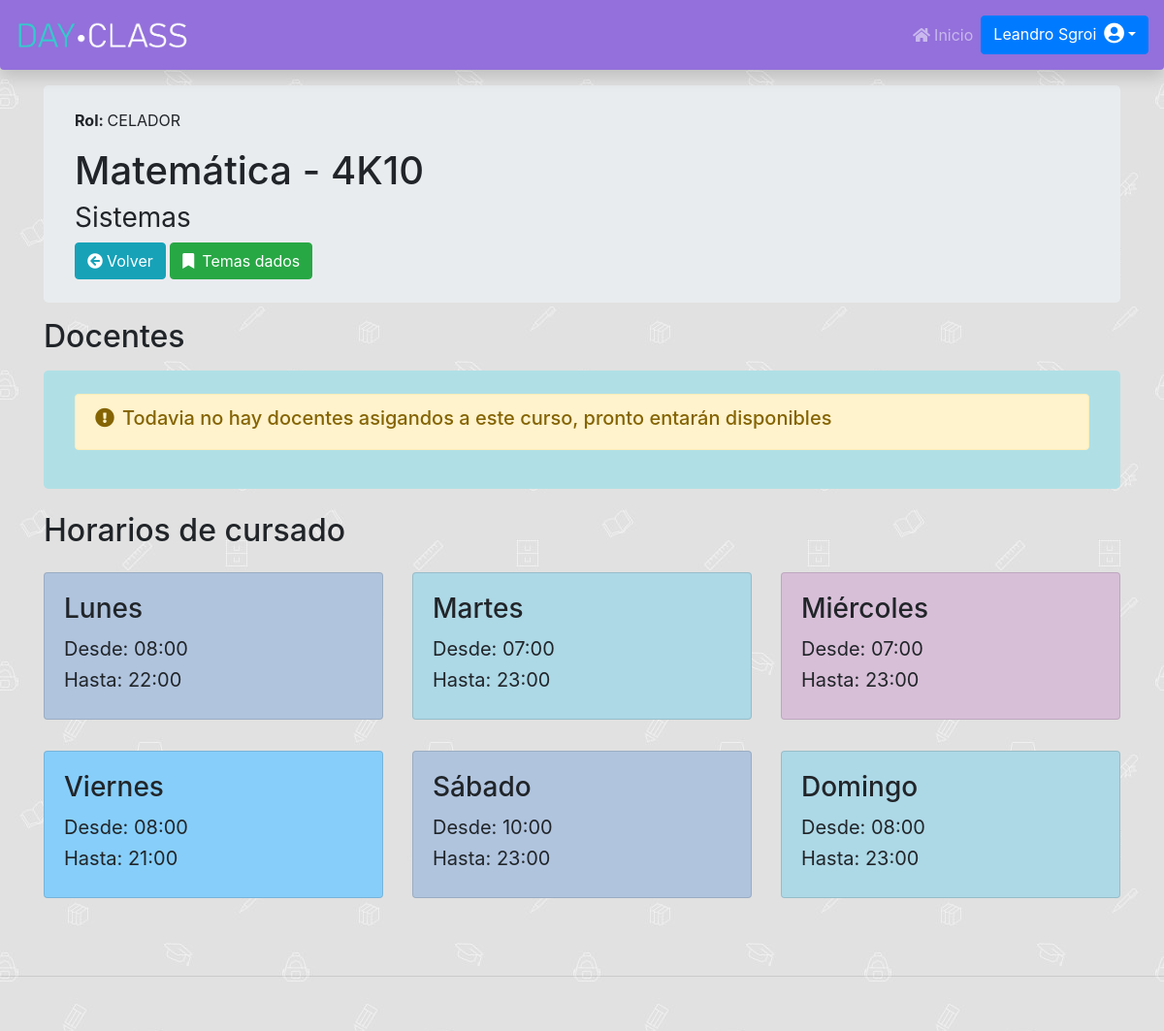
Screenshot of /Alumno/cursoInfo.php?id_curso=20 (signed in) with the database file from the repository.
### tables this page shows
CREATE TABLE `permiso` (
  `id` int(11) NOT NULL AUTO_INCREMENT,
  `fechaDesdePer` date DEFAULT NULL,
  `fechaHastaPer` date DEFAULT NULL,
  `nombrePermiso` varchar(255) DEFAULT NULL,
  PRIMARY KEY (`id`)
);

CREATE TABLE `curso` (
  `id` int(11) NOT NULL AUTO_INCREMENT,
  `fechaDesdeCurActual` date DEFAULT NULL,
  `fechaHastaCurActul` date DEFAULT NULL,
  `nombreCurso` varchar(255) DEFAULT NULL,
  `division_id` int(11) DEFAULT NULL,
  `materia_id` int(11) DEFAULT NULL,
  `fechaDesdeCursado` date DEFAULT NULL,
  `fechaHastaCursado` date DEFAULT NULL,
  PRIMARY KEY (`id`),
  KEY `FKb0pu5rd27n5ld9n4oamd62dwj` (`division_id`),
  KEY `FK48osbikkitlflgwqf0vh8qt7j` (`materia_id`)
);

CREATE TABLE `modalidad` (
  `id` int(11) NOT NULL AUTO_INCREMENT,
  `fechaAltaModalidad` date DEFAULT NULL,
  `fechaBajaModalidad` date DEFAULT NULL,
  `nombre` varchar(255) DEFAULT NULL,
  PRIMARY KEY (`id`)
);

### Alumno/cursoInfo.php (the view, shortened to what this page needs)
<?php
include "../databaseConection.php";
$nombreRol = "Sin rol asignado";
if(!($_SESSION['usuario']['id_permiso'] == NULL || $_SESSION['usuario']['id_permiso'] == "")){
    $permiso = $con->query("SELECT * FROM permiso WHERE id = '".$_SESSION['usuario']['id_permiso']."'")->fetch_assoc();
    $nombreRol = $permiso['nombrePermiso'];
}
?>
<link rel="stylesheet" href="../styleCards.css">
<div class="container ">
    <div class="py-4 my-3 jumbotron">
        <p><b>Rol: </b><?php echo "$nombreRol" ?></p>
        <?php
        $id_curso = $_GET["id_curso"];
        $consulta1 = $con->query("SELECT curso.nombreCurso, materia.nombreMateria, division.nombreDivision, modalidad.nombre AS nombreModalidad FROM `curso`, materia, division, modalidad WHERE curso.id = '$id_curso' AND curso.materia_id = materia.id AND curso.division_id = division.id AND division.modalidad_id = modalidad.id");
        $curso = $consulta1->fetch_assoc();
        $nombreCurso = $curso["nombreCurso"];
        $nombreModalidad = $curso["nombreModalidad"];
        echo "<h1>$nombreCurso</h1>";
        echo "<h3 class='font-weight-normal'>$nombreModalidad</h3>";
        ?>
        <a class="btn btn-info" href="/DayClass/Alumno/materiasAlumno.php"><i class="fa fa-arrow-circle-left mr-1"></i>Volver</a>
        <a class="btn btn-success" <?php echo "href='/DayClass/Alumno/verTemasDados.php?id_curso=$id_curso'"; ?>><i class="fa fa-bookmark mr-2"></i>Temas dados</a>
    </div>
    <h2>Docentes</h2>
    <div class="py-4 my-3 jumbotron" style="background-color:PowderBlue;">
        <?php
        include "../databaseConection.php";
        $id_curso = $_GET["id_curso"];
        $currentDateTime = date('Y-m-d');
        $consulta2 = $con->query("SELECT usuario.id, usuario.emailUsuario, usuario.apellidoUsuario, usuario.nombreUsuario, estadocargoprofesor.nombreEstadoCargoProfe, cargo.nombreCargo FROM cargoprofesor, curso, usuario, cargoprofesorestado, estadocargoprofesor, cargo WHERE cargoprofesor.profesor_id = usuario.id AND cargoprofesor.curso_id = curso.id AND cargoprofesor.cargo_id = cargo.id AND cargoprofesor.curso_id = '$id_curso' AND cargoprofesor.fechaDesdeCargo <= '$currentDateTime' AND cargoprofesor.fechaHastaCargo IS NULL AND cargoprofesor.id = cargoprofesorestado.cargoProfesor_id AND cargoprofesorestado.estadoCargoProfesor_id = estadocargoprofesor.id AND estadocargoprofesor.nombreEstadoCargoProfe <> 'Baja' AND cargoprofesorestado.fechaDesdeCargoProfesorEstado <= '$currentDateTime' AND (cargoprofesorestado.fechaHastaCargoProfesorEstado > '$currentDateTime' OR cargoprofesorestado.fechaHastaCargoProfesorEstado IS NULL)");
        if (($consulta2->num_rows) == 0) {
            echo "<div class='alert alert-warning' role='alert'>
                    <h5><i class='fa fa-exclamation-circle mr-2'></i>Todavia no hay docentes asigandos a este curso, pronto entarán disponibles</h5>
                </div>";
        }
        ?>
    </div>
    <div class="row my-4">
        <?php
        include "../databaseConection.php";
        $id_curso = $_GET["id_curso"];
        $consulta3 = $con->query("SELECT horariocurso.horaInicioCurso, horariocurso.horaFinCurso, cursodia.nombreDia FROM `curso`, horariocurso, cursodia WHERE curso.id = $id_curso AND curso.id = horariocurso.curso_id AND horariocurso.cursoDia_id = cursodia.id ORDER BY cursodia.ordenDia ASC");
        $contador = 0;
        if (($consulta3->num_rows) == 0) {
            echo "<div class='alert alert-warning' role='alert'>
                    <h5><i class='fa fa-exclamation-circle mr-2'></i>Todavia no se han definido horaios para este curso</h5>
                </div>";
        } else {
            echo "<div class='col-lg-12'><h2>Horarios de cursado</h2></div>";
            while ($horarioCurso = $consulta3->fetch_assoc()) {
                if ($contador == 4) {
                    $contador = 0;
                }
                $dia = $horarioCurso["nombreDia"];
                $horaDesde = $horarioCurso["horaInicioCurso"];
                $horaHasta = $horarioCurso["horaFinCurso"];
                echo "<div class='col-lg-4 my-3' >
                <div class='card h-100 color$contador'>
                    <div class='card-body text-left'>
                        <h3 class='card-title'>$dia</h3>
                        <h5 class='font-weight-normal'>Desde: " . strftime("%H:%M", strtotime($horaDesde)) . "</h5>
                        <h5 class='font-weight-normal'>Hasta: " . strftime("%H:%M", strtotime($horaHasta)) . "</h5>
                    </div>
                </div>
            </div>";
                $contador++;
            }
        }
        ?>
    </div>
</div>

### DayClassStyle.css (style rules this page uses)
.dayclassnav { background-color: mediumpurple; }
.abajo-pagina { position: absolute; bottom: auto; width: 100%; }
body { padding-top: 4.5rem; background-image: url("/DayClass/images/school.jpg"); background-repeat: repeat; background-attachment: fixed; }

### styleCards.css (style rules this page uses)
.color0 { background-color: LightSteelBlue; }
.color1 { background-color: LightBlue; }
.color2 { background-color: Thistle; }
.color3 { background-color: lightskyblue; }

### rows the page displays
permiso: nombrePermiso "CELADOR"
curso: nombreCurso "Matemática - 4K10", modalidad.nombre "Sistemas"

### other values shown
$dia "Lunes"
strftime("%H:%M", strtotime($horaDesde)) "08:00"
strftime("%H:%M", strtotime($horaHasta)) "22:00"
$dia "Martes"
strftime("%H:%M", strtotime($horaDesde)) "07:00"
strftime("%H:%M", strtotime($horaHasta)) "23:00"
$dia "Miércoles"
$dia "Viernes"
strftime("%H:%M", strtotime($horaHasta)) "21:00"
$dia "Sábado"
strftime("%H:%M", strtotime($horaDesde)) "10:00"
$dia "Domingo"
